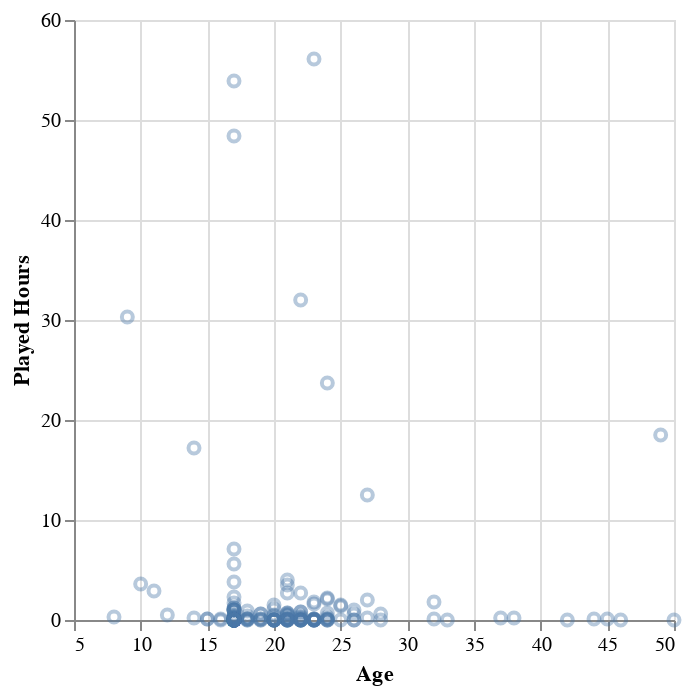
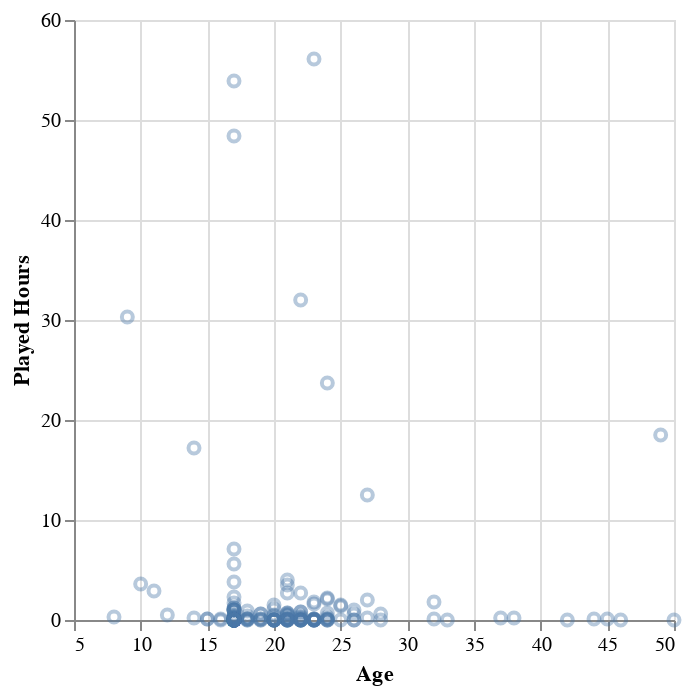

The code cell stored with these charts, in order, in its notebook:
### Markdown cell above
**Figure 2:** **Preliminary graph depicting outlier data from players.csv**. Scatter plot of quantitive variables from the Dataframe,`player_data`. `age`(x-axis) is plotted against `played_hours`(y-axis). **n=196** player data represented in graph.

### Code cell
#Remove outlier. 4 datapoints with over 100hr playtime and 2 datapoints with age over 60
filtered_player_data = player_data[(player_data['age'] <= 60) & (player_data['played_hours'] <= 100)]

#Plot filter preliminary graph
age_plot_filtered = alt.Chart(filtered_player_data).mark_point(opacity=0.4).encode(
    x=alt.X('age:Q').title("Age").scale(zero=False),
    y=alt.Y("played_hours:Q").title("Played Hours"),
)
age_plot_filtered

### Figure 1 — Vega-Lite specification as saved in the notebook (floating-point values rounded to 4 significant figures; data arrays with more than 128 entries replaced by an {"elided": "..."} marker saying what was removed)
{"config": {"view": {"continuousWidth": 300, "continuousHeight": 300}}, "data": {"name": "data-fb911c6051fb714bbafd1412ddb79f9a"}, "mark": {"type": "point", "opacity": 0.4}, "encoding": {"x": {"field": "age", "scale": {"zero": false}, "title": "Age", "type": "quantitative"}, "y": {"field": "played_hours", "title": "Played Hours", "type": "quantitative"}}, "$schema": "https://vega.github.io/schema/vega-lite/v5.20.1.json", "datasets": {"data-fb911c6051fb714bbafd1412ddb79f9a": {"elided": "190 records"}}}

### Figure 2 — Vega-Lite specification as saved in the notebook (floating-point values rounded to 4 significant figures; data arrays with more than 128 entries replaced by an {"elided": "..."} marker saying what was removed)
{"config": {"view": {"continuousWidth": 300, "continuousHeight": 300}}, "data": {"name": "data-eeda041bf5bf6c45b16a12208fffe796"}, "mark": {"type": "point", "opacity": 0.4}, "encoding": {"x": {"field": "age", "scale": {"zero": false}, "title": "Age", "type": "quantitative"}, "y": {"field": "played_hours", "title": "Played Hours", "type": "quantitative"}}, "$schema": "https://vega.github.io/schema/vega-lite/v5.17.0.json", "datasets": {"data-eeda041bf5bf6c45b16a12208fffe796": {"elided": "190 records"}}}
